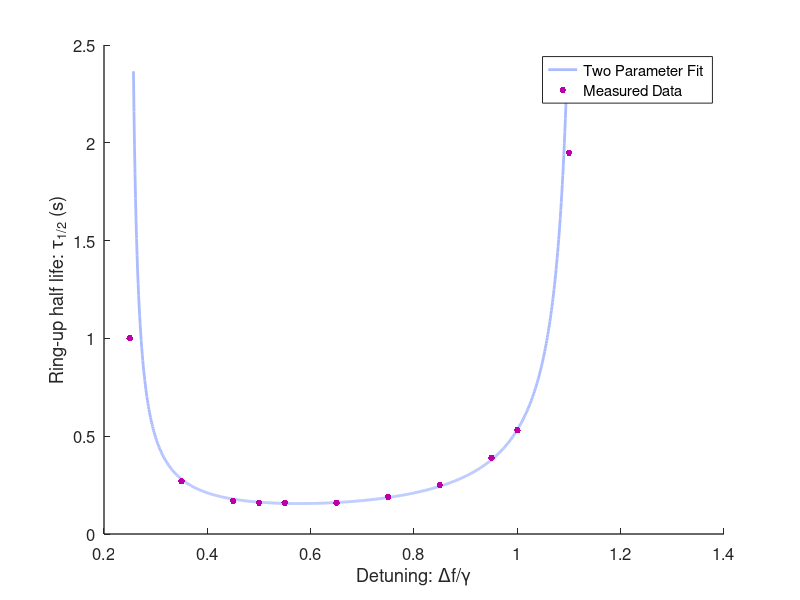

This chart was generated by the following MATLAB code: (Note: this script raises an error after producing the figure.)
% % calculate something about radiation antidamping (p61 in nic's 2010 nb)
function raddamping()

exportplot = 1;


del = -5:0.001:5;
dPdd = -2.*del./(1+del.^2).^2;

naturalGamma = 0.4384;
tauScale =1/0.03284;

tau = 1 ./ (-dPdd-naturalGamma)/tauScale;

%figure(1)
%plot(del,dPdd)


% cut off

restricted = (tau<2.5) & (tau>0);


convertcolor = @(color) hex2dec(reshape(color,2,3)')'/255;
linecolor = 'aabbff';
dotcolor = 'bb00aa';

% data

delData = [ 0.25 0.35 0.45 0.5 0.55 0.65 0.75 0.85 0.95 1   1.1];

tauData = [ 1    .27  .17  .16 .16  .16  .19  .25  .39  .53 1.95];

figure(2)
set(gcf,'Color','white')
set(gcf,'Units','Pixels','Position',[0 0 600 600])

if exportplot
    set(gcf,'Visible','Off')
end
clf
hold on

plot(del(restricted),tau(restricted),'Color',convertcolor(linecolor),'Linewidth',2)
plot(delData,tauData,'LineStyle','none','Marker','.','MarkerSize',15,'MarkerEdgeColor',convertcolor(dotcolor))

set(gca,'LineWidth',1)
set(gca,'FontSize',12)
%title('Ringup time of OMC instability vs. OMC detuning')
ylabel('Ring-up half life: \tau_1_/_2 (s)')
xlabel('Detuning: \Deltaf/\gamma')
legend('Two Parameter Fit','Measured Data','Location','Best')

if exportplot
    set(gcf,'Visible','Off')
    export_fig('raddamping.pdf','-painters')
end

end

%subplot(2,1,1)
%plot(del(restricted),tau(restricted))

%subplot(2,1,2)
%plot(delData,tauData)
% 
% figure(3)
% plot(del,tau)
% ylim([-10 10])
% xlim([0 1.2])